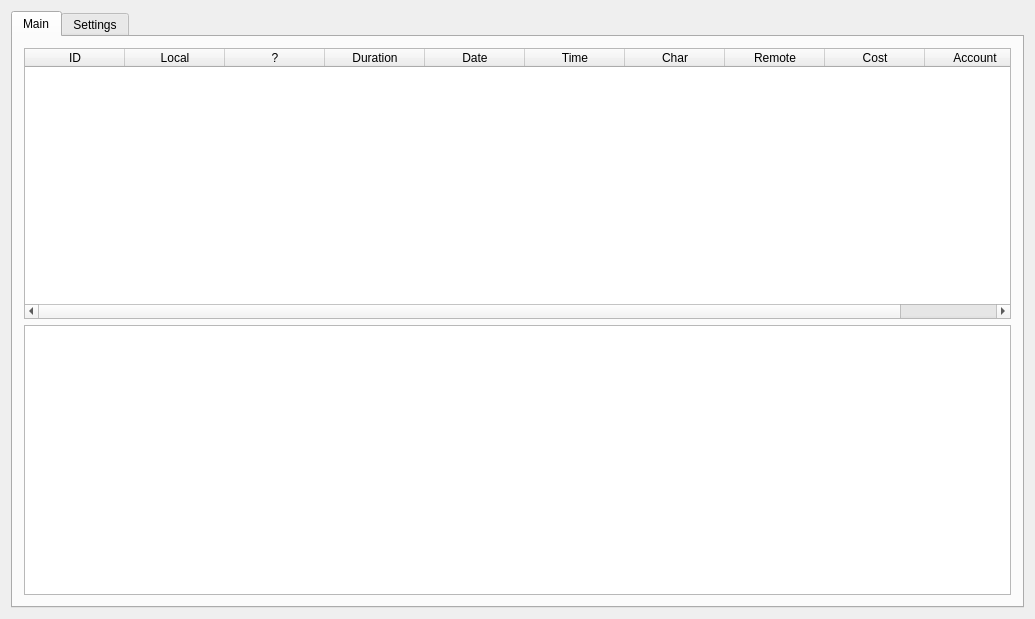
<?xml version="1.0" encoding="UTF-8"?>
<ui version="4.0">
 <class>DlgMain</class>
 <widget class="QDialog" name="DlgMain">
  <property name="geometry">
   <rect>
    <x>0</x>
    <y>0</y>
    <width>1035</width>
    <height>619</height>
   </rect>
  </property>
  <property name="windowTitle">
   <string>ATS</string>
  </property>
  <layout class="QVBoxLayout" name="verticalLayout">
   <item>
    <widget class="QTabWidget" name="tabWidget">
     <property name="currentIndex">
      <number>0</number>
     </property>
     <widget class="QWidget" name="tab">
      <attribute name="title">
       <string>Main</string>
      </attribute>
      <layout class="QVBoxLayout" name="verticalLayout_2">
       <item>
        <widget class="QTableWidget" name="tblData">
         <column>
          <property name="text">
           <string>ID</string>
          </property>
         </column>
         <column>
          <property name="text">
           <string>Local</string>
          </property>
         </column>
         <column>
          <property name="text">
           <string>?</string>
          </property>
         </column>
         <column>
          <property name="text">
           <string>Duration</string>
          </property>
         </column>
         <column>
          <property name="text">
           <string>Date</string>
          </property>
         </column>
         <column>
          <property name="text">
           <string>Time</string>
          </property>
         </column>
         <column>
          <property name="text">
           <string>Char</string>
          </property>
         </column>
         <column>
          <property name="text">
           <string>Remote</string>
          </property>
         </column>
         <column>
          <property name="text">
           <string>Cost</string>
          </property>
         </column>
         <column>
          <property name="text">
           <string>Account</string>
          </property>
         </column>
        </widget>
       </item>
       <item>
        <widget class="QTextEdit" name="te"/>
       </item>
      </layout>
     </widget>
     <widget class="QWidget" name="tabSettings">
      <attribute name="title">
       <string>Settings</string>
      </attribute>
      <layout class="QGridLayout" name="gridLayout">
       <item row="0" column="1">
        <widget class="QLineEdit" name="leUserId">
         <property name="maximumSize">
          <size>
           <width>50</width>
           <height>16777215</height>
          </size>
         </property>
        </widget>
       </item>
       <item row="4" column="1">
        <widget class="QLineEdit" name="lePassword">
         <property name="minimumSize">
          <size>
           <width>200</width>
           <height>0</height>
          </size>
         </property>
        </widget>
       </item>
       <item row="2" column="0">
        <widget class="QLabel" name="label_3">
         <property name="text">
          <string>Database</string>
         </property>
        </widget>
       </item>
       <item row="4" column="0">
        <widget class="QLabel" name="label_5">
         <property name="text">
          <string>Password</string>
         </property>
        </widget>
       </item>
       <item row="6" column="1">
        <widget class="QLineEdit" name="leATSPort">
         <property name="minimumSize">
          <size>
           <width>200</width>
           <height>0</height>
          </size>
         </property>
        </widget>
       </item>
       <item row="0" column="3">
        <spacer name="horizontalSpacer">
         <property name="orientation">
          <enum>Qt::Horizontal</enum>
         </property>
         <property name="sizeHint" stdset="0">
          <size>
           <width>848</width>
           <height>20</height>
          </size>
         </property>
        </spacer>
       </item>
       <item row="6" column="0">
        <widget class="QLabel" name="label_8">
         <property name="text">
          <string>COM port</string>
         </property>
        </widget>
       </item>
       <item row="10" column="1">
        <widget class="QPushButton" name="btnReconnect">
         <property name="text">
          <string>Connect</string>
         </property>
        </widget>
       </item>
       <item row="1" column="0">
        <widget class="QLabel" name="label_2">
         <property name="text">
          <string>Host</string>
         </property>
        </widget>
       </item>
       <item row="5" column="1">
        <widget class="QCheckBox" name="chFileLog">
         <property name="text">
          <string/>
         </property>
        </widget>
       </item>
       <item row="3" column="0">
        <widget class="QLabel" name="label_4">
         <property name="text">
          <string>Username</string>
         </property>
        </widget>
       </item>
       <item row="3" column="1">
        <widget class="QLineEdit" name="leUsername">
         <property name="minimumSize">
          <size>
           <width>200</width>
           <height>0</height>
          </size>
         </property>
        </widget>
       </item>
       <item row="5" column="0">
        <widget class="QLabel" name="label_6">
         <property name="text">
          <string>File log</string>
         </property>
        </widget>
       </item>
       <item row="2" column="1">
        <widget class="QLineEdit" name="leDb">
         <property name="minimumSize">
          <size>
           <width>200</width>
           <height>0</height>
          </size>
         </property>
        </widget>
       </item>
       <item row="1" column="1">
        <widget class="QLineEdit" name="leHost">
         <property name="minimumSize">
          <size>
           <width>200</width>
           <height>0</height>
          </size>
         </property>
        </widget>
       </item>
       <item row="9" column="1">
        <widget class="QComboBox" name="cbATS">
         <item>
          <property name="text">
           <string>Erricson</string>
          </property>
         </item>
         <item>
          <property name="text">
           <string>New</string>
          </property>
         </item>
        </widget>
       </item>
       <item row="9" column="0">
        <widget class="QLabel" name="label_7">
         <property name="text">
          <string>Model of ATS</string>
         </property>
        </widget>
       </item>
       <item row="11" column="3">
        <spacer name="verticalSpacer">
         <property name="orientation">
          <enum>Qt::Vertical</enum>
         </property>
         <property name="sizeHint" stdset="0">
          <size>
           <width>20</width>
           <height>40</height>
          </size>
         </property>
        </spacer>
       </item>
       <item row="8" column="1">
        <widget class="QComboBox" name="cbComParity">
         <item>
          <property name="text">
           <string>None</string>
          </property>
         </item>
         <item>
          <property name="text">
           <string>Even</string>
          </property>
         </item>
         <item>
          <property name="text">
           <string>Odd</string>
          </property>
         </item>
        </widget>
       </item>
       <item row="0" column="0">
        <widget class="QLabel" name="label">
         <property name="text">
          <string>User ID</string>
         </property>
        </widget>
       </item>
       <item row="7" column="0">
        <widget class="QLabel" name="label_9">
         <property name="text">
          <string>COM bits</string>
         </property>
        </widget>
       </item>
       <item row="7" column="1">
        <widget class="QComboBox" name="cbComData">
         <item>
          <property name="text">
           <string>Data 5</string>
          </property>
         </item>
         <item>
          <property name="text">
           <string>Data 6</string>
          </property>
         </item>
         <item>
          <property name="text">
           <string>Data 7</string>
          </property>
         </item>
         <item>
          <property name="text">
           <string>Data 8</string>
          </property>
         </item>
        </widget>
       </item>
       <item row="8" column="0">
        <widget class="QLabel" name="label_10">
         <property name="text">
          <string>COM parity</string>
         </property>
        </widget>
       </item>
       <item row="1" column="2" rowspan="3" colspan="2">
        <widget class="QGroupBox" name="groupBox">
         <property name="title">
          <string>Execute external program after condition</string>
         </property>
         <layout class="QGridLayout" name="gridLayout_2">
          <item row="0" column="0">
           <widget class="QLabel" name="label_11">
            <property name="text">
             <string>Line</string>
            </property>
           </widget>
          </item>
          <item row="3" column="0">
           <widget class="QLabel" name="label_12">
            <property name="text">
             <string>Path to executable</string>
            </property>
           </widget>
          </item>
          <item row="2" column="0">
           <widget class="QLabel" name="label_13">
            <property name="text">
             <string>Incoming number</string>
            </property>
           </widget>
          </item>
          <item row="3" column="1">
           <widget class="QLineEdit" name="lePathToExecutable"/>
          </item>
          <item row="2" column="1">
           <widget class="QLineEdit" name="leIncomingNumber"/>
          </item>
          <item row="0" column="1">
           <widget class="QLineEdit" name="leLine"/>
          </item>
          <item row="1" column="1">
           <widget class="QLineEdit" name="leTime"/>
          </item>
          <item row="1" column="0">
           <widget class="QLabel" name="label_14">
            <property name="text">
             <string>Minimum time</string>
            </property>
           </widget>
          </item>
         </layout>
        </widget>
       </item>
       <item row="11" column="0" colspan="2">
        <widget class="QGroupBox" name="groupAir">
         <property name="title">
          <string>Airwick connection</string>
         </property>
         <layout class="QGridLayout" name="gridLayout_3">
          <item row="0" column="0">
           <widget class="QLabel" name="label_15">
            <property name="text">
             <string>Host</string>
            </property>
           </widget>
          </item>
          <item row="0" column="1">
           <widget class="QLineEdit" name="leAirHost">
            <property name="minimumSize">
             <size>
              <width>200</width>
              <height>0</height>
             </size>
            </property>
           </widget>
          </item>
          <item row="1" column="0">
           <widget class="QLabel" name="label_16">
            <property name="text">
             <string>Database</string>
            </property>
           </widget>
          </item>
          <item row="1" column="1">
           <widget class="QLineEdit" name="leAirDb">
            <property name="minimumSize">
             <size>
              <width>200</width>
              <height>0</height>
             </size>
            </property>
           </widget>
          </item>
          <item row="2" column="0">
           <widget class="QLabel" name="label_17">
            <property name="text">
             <string>Username</string>
            </property>
           </widget>
          </item>
          <item row="2" column="1">
           <widget class="QLineEdit" name="leAirUser">
            <property name="minimumSize">
             <size>
              <width>200</width>
              <height>0</height>
             </size>
            </property>
           </widget>
          </item>
          <item row="3" column="0">
           <widget class="QLabel" name="label_18">
            <property name="text">
             <string>Password</string>
            </property>
           </widget>
          </item>
          <item row="3" column="1">
           <widget class="QLineEdit" name="leAirPass">
            <property name="minimumSize">
             <size>
              <width>200</width>
              <height>0</height>
             </size>
            </property>
           </widget>
          </item>
         </layout>
        </widget>
       </item>
      </layout>
     </widget>
    </widget>
   </item>
  </layout>
 </widget>
 <layoutdefault spacing="6" margin="11"/>
 <resources/>
 <connections/>
</ui>
